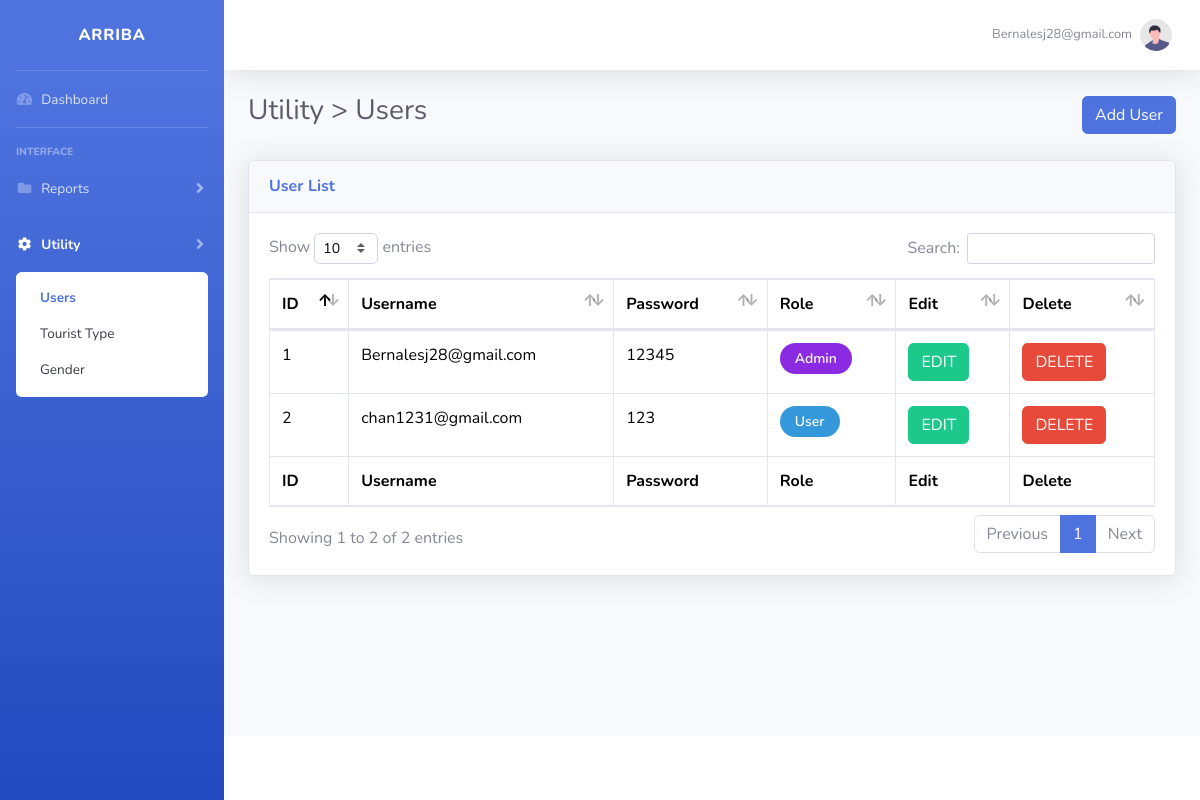
/admin/manage_users.php (signed in), run on the app's committed database.
### tables this page shows
CREATE TABLE `users` (
  `UserID` int(100) NOT NULL,
  `Username` varchar(200) NOT NULL,
  `Password` varchar(200) NOT NULL,
  `Role` varchar(200) NOT NULL
);

### admin/manage_users.php (the view, shortened to what this page needs)
<?php
include('../security.php');
include('includes/header.php');
include('includes/navbar_u.php');
?>
<div id="content-wrapper" class="d-flex flex-column">
    <div id="content">
        <?php include('includes/topbar.php') ?>
        <div class="container-fluid">
            <div class="d-sm-flex align-items-center justify-content-between mb-4">
                <h1 class="h3 mb-2 text-gray-800">Utility > Users</h1>
                <button type="button" class="btn btn-primary" data-toggle="modal" data-target="#adduser">
                    Add User
                </button>
            </div>
            <div class="card shadow mb-4">
                <div class="card-header py-3">
                    <h6 class="m-0 font-weight-bold text-primary">User List</h6>
                </div>
                <div class="card-body">
                    <div class="table-responsive">
                        <style>
                            .table {
                                color: black !important;
                            }
                            .status-badge {
                                display: inline-block;
                                padding: 5px 15px;
                                font-size: 14px;
                                font-weight: 600;
                                border-radius: 20px;
                                color: white;
                                text-align: center;
                            }
                            .badge-purple {
                                background-color: #8A2BE2;
                            }
                            .badge-blue {
                                background-color: #3498DB;
                            }
                        </style>
                        <?php
                            $query = "SELECT * FROM users";
                            $query_run = mysqli_query($connection, $query);
                        ?>
                        <table class="table table-bordered" id="dataTable" width="100%" cellspacing="0">
                            <thead>
                                <tr>
                                    <th>ID</th>
                                    <th>Username</th>
                                    <th>Password</th>
                                    <th>Role</th>
                                    <th>Edit</th>
                                    <th>Delete</th>
                                </tr>
                            </thead>
                            <tfoot>
                                <tr>
                                    <th>ID</th>
                                    <th>Username</th>
                                    <th>Password</th>
                                    <th>Role</th>
                                    <th>Edit</th>
                                    <th>Delete</th>
                                </tr>
                            </tfoot>
                            <tbody>
                                <?php
                                    if(mysqli_num_rows($query_run) > 0) {
                                        while($row = mysqli_fetch_assoc($query_run)) {
                                ?>
                                    <tr>
                                        <td><?php echo $row['UserID']; ?></td>
                                        <td><?php echo $row['Username']; ?></td>
                                        <td><?php echo $row['Password']; ?></td>
                                        <td>
                                            <span class="status-badge <?php echo ($row['Role'] == 'Admin') ? 'badge-purple' : 'badge-blue'; ?>">
                                                <?php echo $row['Role']; ?>
                                            </span>
                                        </td>
                                        <td>
                                            <form action="edit_user.php" method="post">
                                                <button type="submit" name="edit_btn" class="btn btn-success">EDIT</button>
                                            </form>
                                        </td>
                                        <td>
                                            <button class="btn btn-danger" data-toggle="modal" data-target="#deleteUsersModal"
                                            data-id="<?php echo $row['UserID']; ?>">DELETE</button>
                                        </td>
                                    </tr>
                                <?php
                                        }
                                    } else {
                                        echo "No Record Found";
                                    }
                                ?>
                            </tbody>
                        </table>
                    </div>
                </div>
            </div>
        </div>
    </div>
    <?php
        include('includes/footer.php');
    ?>

### admin/manage_users.php (style rules this page uses)
.table { color: black !important; }
.status-badge { display: inline-block; padding: 5px 15px; font-size: 14px; font-weight: 600; border-radius: 20px; color: white; text-align: center; }
.badge-purple { background-color: #8A2BE2; }
.badge-blue { background-color: #3498DB; }

### data on the page
users: UserID "1", Username "Bernalesj28@gmail.com", Password "12345", Role "Admin"
users: UserID "2", Username "chan1231@gmail.com", Password "123", Role "User"

### other printed values
$_SESSION['Username'] "Bernalesj28@gmail.com"
